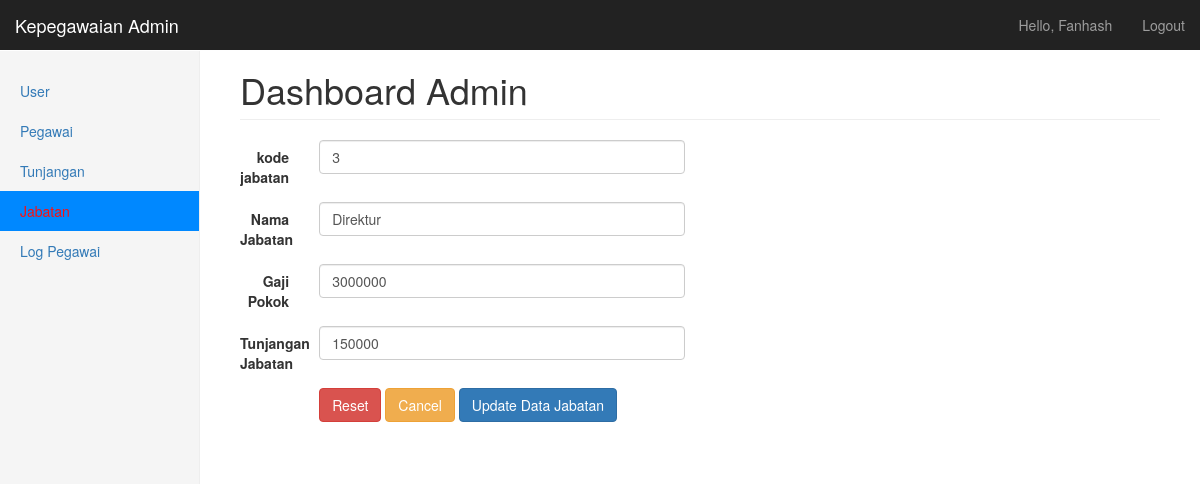
Screenshot of /update_jabatan.php?id=3 (signed in) with the database file from the repository.
### tables this page shows
CREATE TABLE `jabatan` (
  `id_jabatan` int(5) NOT NULL,
  `nama_jabatan` varchar(20) NOT NULL,
  `gaji_pokok` int(10) NOT NULL,
  `tunjangan_jabatan` int(10) NOT NULL
);

### update_jabatan.php (the view, shortened to what this page needs)
<?php
include 'koneksi.php';
?>
<!DOCTYPE html>
<html lang="en">
<head>
    <link href="css/bootstrap.min.css" rel="stylesheet">
    <link href="css/dashboard.css" rel="stylesheet">
    <link href="css/dataTables.bootstrap.css" rel="stylesheet" type="text/css" />
    <link href="css/dataTables.tableTools.min.css" rel="stylesheet" type="text/css" />
</head>
<body>
    <nav class="navbar navbar-inverse navbar-fixed-top">
        <div class="container-fluid">
            <div class="navbar-header">
                <a class="navbar-brand" href="#">Kepegawaian Admin</a>
            </div>
            <div id="navbar" class="navbar-collapse collapse">
                <ul class="nav navbar-nav navbar-right">
                    <li><a href="#"><?php echo "Hello, " . ucwords($_SESSION['username']); ?></a></li>
                    <li><a href="logout.php">Logout</a></li>
                </ul>
            </div>
        </div>
    </nav>
    <div class="container-fluid">
        <div class="row">
            <div class="col-sm-3 col-md-2 sidebar">
                <ul class="nav nav-sidebar">
                    <?php if ($_SESSION['level'] == 'admin') { ?>
                        <li><a href="user.php">User <span class="sr-only">(current)</span></a></li>
                    <?php } ?>
                    <li><a href="pegawai.php">Pegawai</a></li>
                    <li><a href="tunjangan.php">Tunjangan</a></li>
                    <li class="active"><a href="#">Jabatan</a></li>
                    <li><a href="log_Pegawai.php">Log Pegawai</a></li>
                </ul>
            </div>
            <div class="col-sm-9 col-sm-offset-3 col-md-10 col-md-offset-2 main">
                <h1 class="page-header">Dashboard <?php echo ucfirst($_SESSION['level']); ?></h1>
                <div class="row">
                    <div class="col-md-6">
                        <div>
                            <?php
                            $result = $mysqli->query("SELECT *  FROM `jabatan` WHERE `id_jabatan` = " . $_GET['id'] . ";");
                            if ($result->num_rows > 0) {
                                while ($row = $result->fetch_assoc()) {
                            ?>
                                    <form class="form-horizontal" action="proses_update_jabatan.php?id=<?php echo $_GET['id']; ?>" method="POST">
                                        <div class="form-group">
                                            <label for="id_jabatan" class="col-sm-2 control-label">kode jabatan</label>
                                            <div class="col-sm-10">
                                                <input type="text" class="form-control" name="id_jabatan" id="id_jabatan" placeholder="Masukkan Kode untuk Jabatan baru" value="<?php echo $row['id_jabatan']; ?>" required />
                                            </div>
                                        </div>
                                        <div class="form-group">
                                            <label for="nama_jabatan" class="col-sm-2 control-label">Nama Jabatan</label>
                                            <div class="col-sm-10">
                                                <input type="text" class="form-control" name="nama_jabatan" id="nama_jabatan" placeholder="Masukkan Nama untuk Jabatan baru" value="<?php echo $row['nama_jabatan']; ?>" required />
                                            </div>
                                        </div>
                                        <div class="form-group">
                                            <label for="divisi" class="col-sm-2 control-label">Gaji Pokok</label>
                                            <div class="col-sm-10">
                                                <input type="text" class="form-control" name="gaji_pokok" id="gaji_pokok" placeholder="Masukkan Gaji Pokok untuk Jabatan baru" value="<?php echo $row['gaji_pokok']; ?>" required />
                                            </div>
                                        </div>
                                        <div class="form-group">
                                            <label for="divisi" class="col-sm-2 control-label">Tunjangan Jabatan</label>
                                            <div class="col-sm-10">
                                                <input type="text" class="form-control" name="tunjangan_jabatan" id="tunjangan_jabatan" placeholder="Masukkan Tunjangan untuk Jabatan baru" value="<?php echo $row['tunjangan_jabatan']; ?>" required />
                                            </div>
                                        </div>
                                        <div class="form-group">
                                            <div class="col-sm-offset-2 col-sm-10">
                                                <button type="reset" class="btn btn-danger">Reset</button>
                                                <a type="cancel" class="btn btn-warning" href="jabatan.php">Cancel</a>
                                                <button type="submit" class="btn btn-primary">Update Data Jabatan</button>
                                            </div>
                                        </div>
                                    </form>
                            <?php
                                }
                            }
                            ?>
                        </div>
                    </div>
                    <div class="col-md-6">
                    </div>
                </div>
            </div>
        </div>
    </div>
</body>
</html>

### css/dashboard.css (style rules this page uses)
body { padding-top: 50px; }
.navbar-fixed-top { border: 0; }
.sidebar { display: none; }
@media (min-width: 768px) { .sidebar { position: fixed; top: 51px; bottom: 0; left: 0; z-index: 1000; display: block; padding: 20px; overflow-x: hidden; overflow-y: auto; background-color: #f5f5f5; border-right: 1px solid #eee; } }
.nav-sidebar { margin-right: -21px; margin-bottom: 20px; margin-left: -20px; }
.nav-sidebar>li>a { padding-right: 20px; padding-left: 20px; }
.nav-sidebar>.active>a, .nav-sidebar>.active>a:hover, .nav-sidebar>.active>a:focus { color: rgb(251, 16, 16); background-color: #0088ff; }
.main { padding: 20px; }
@media (min-width: 768px) { .main { padding-right: 40px; padding-left: 40px; } }
.main .page-header { margin-top: 0; }

### rows the page displays
jabatan: id_jabatan "3", nama_jabatan "Direktur", gaji_pokok "3000000", tunjangan_jabatan "150000"

### other values shown
$_SESSION['username'] "Fanhash"
$_SESSION['level'] "Admin"
